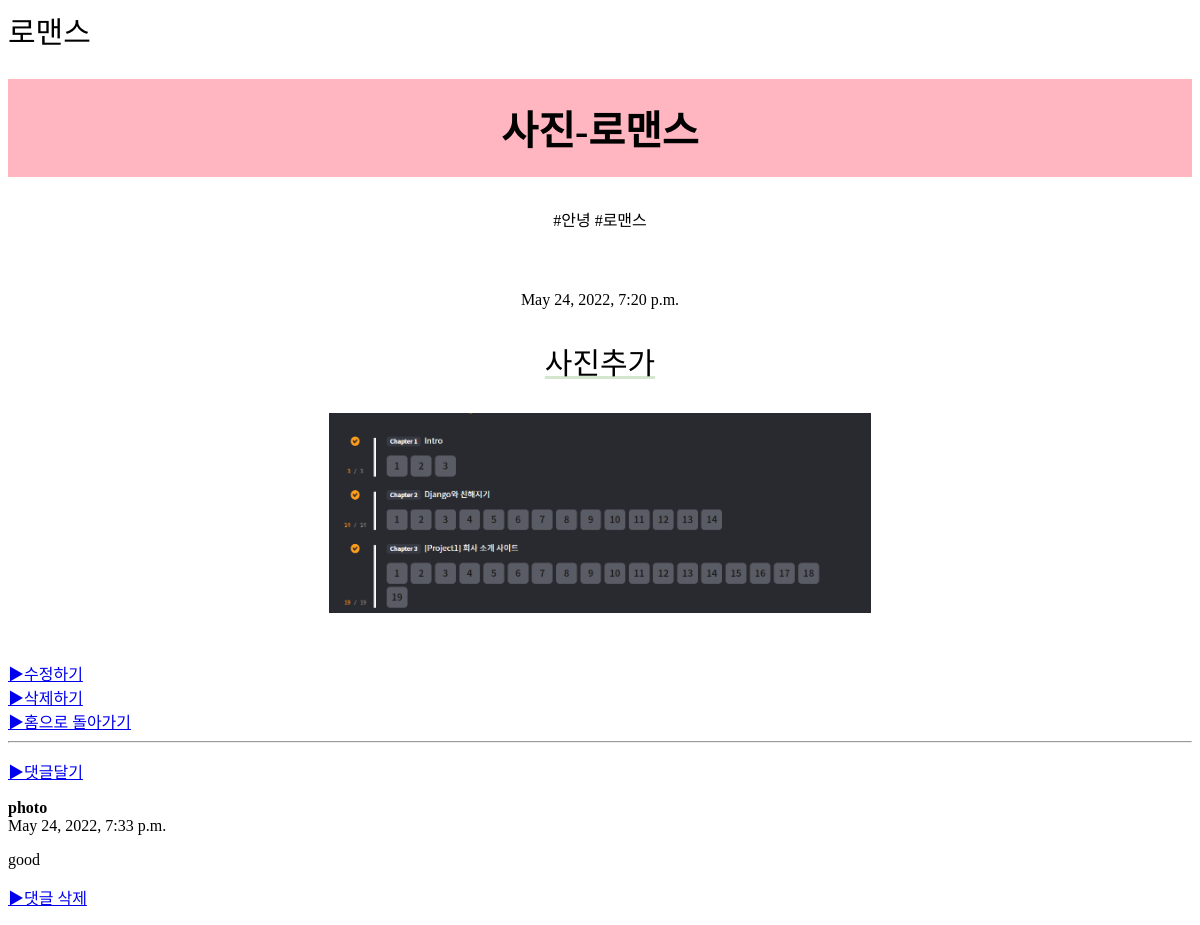
Screenshot of /book/r/7 with the database file from the repository.
### book/models.py (models this page shows, shortened)
class Romance(models.Model):
    title = models.CharField('Title',max_length=50, blank=True)
    author = models.CharField('Author',max_length=50, blank=True)
    upload_time = models.DateTimeField(unique=True)
    content=models.TextField('content')
    hashtag=models.ManyToManyField(HashTag)
    photo=models.ImageField(blank=True, null=True, upload_to="book_photo")

class HashTag(models.Model):
    hashtag=models.CharField(max_length=100)
    def __str__(self):
        return self.hashtag

class R_Comment(models.Model):
    post=models.ForeignKey(Romance, related_name='comments', on_delete=models.CASCADE)
    username=models.CharField(max_length=20)
    comment_text=models.TextField()
    created_at=models.DateTimeField(default=timezone.now)

### book/views.py (the view)
# urls.py: path('book/r/<int:pk>',R_detail,name='R_detail'),
def R_detail(request, pk):
    R_post=get_object_or_404(Romance,pk=pk)
    R_hashtag=R_post.hashtag.all()
    return render(request,'R_detail.html',{'R_post':R_post,'hashtags':R_hashtag})

### book/templates/R_detail.html (shortened to what this page needs)
{% load static %}
<html>
    <head>
        <link rel = "stylesheet" href="{% static 'css/detail.css' %}">
        <a style="font-size: 30px;">로맨스</a>
    </head>
    <body>
        <div>
            <h1>{{  R_post.title  }}</h1>
            <div><span>
                {% for hashtag in hashtags.all %}
                #{{hashtag}}
                {% endfor %}
            </span>
            </div>
            <span>{{ R_post.upload_time }}</span>
            <div class="content">{{ R_post.content }}</div>
            {% if R_post.photo %}
            <span><img src="{{ R_post.photo.url }}" alt="" height="200px;"></span>
            {% endif %}
            <br>
            <a href="{% url 'R_edit' R_post.id %}">▶수정하기</a>
            <br>
            <a href="{% url 'R_delete' R_post.id %}">▶삭제하기</a>
            <br>
            <a href="{% url 'list' %}">▶홈으로 돌아가기</a>
            <br>
            <hr>
            <p><a class="add_comment" href="{% url 'add_comment' R_post.id %}">▶댓글달기</a></p>
            {% for comment in R_post.comments.all %}
                <div class="comment">
                    <strong class="username">{{ comment.username }}</strong>
                    <div class="date">{{ comment.created_at }}</div>
                    <p>{{ comment.comment_text|linebreaks }}</p>
                    <p><a href="{% url 'delete_comment' R_post_id=R_post.id comment_id=comment.id %}">▶댓글 삭제</a></p>
                </div>
            {% empty %}
            <p>No comment</p>
            {% endfor %}
        </div>
    </body>
</html>

### static/css/detail.css (style rules this page uses)
* { font-family: 'LeeSeoyun'; }
h1 { background-color: lightpink; padding:20px; text-align: center; font-size: 40px; }
span { display: table; margin:30px auto;; }
.content { font-size: 30px; text-align: center; padding-right: border; text-decoration-line: underline; text-decoration-color: #D4E6CE; }

### rows the page displays
Romance: title "사진-로맨스", upload_time "May 24, 2022, 7:20 p.m.", content "사진추가", photo (picture)
HashTag: hashtag "안녕"
HashTag: hashtag "로맨스"
R_Comment: username "photo", created_at "May 24, 2022, 7:33 p.m.", comment_text "good"
